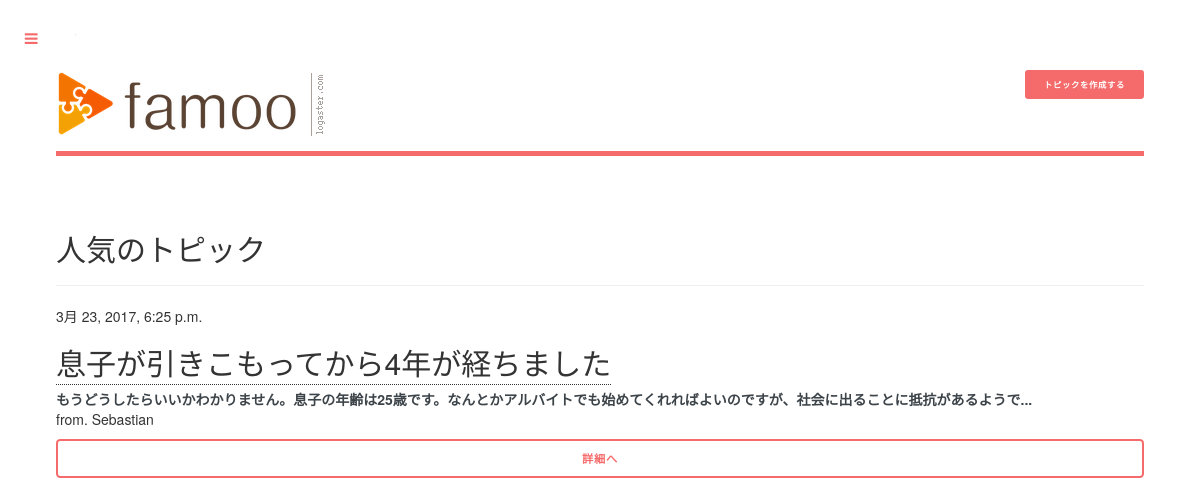
Page /counsel/ on the committed database.
### counsel/models.py (models this page shows, shortened)
class Post(models.Model):
    title = models.CharField(max_length=50)
    content = models.CharField(max_length=500)
    user = models.ForeignKey(FamoUser)
    updated_date = models.DateTimeField(auto_now=True)
    anonymous = models.BooleanField(default=False)
    class Meta:
        abstract = True

class Question(Post):
    hits = models.IntegerField(default=0)
    last_accessed_date = models.DateTimeField(default=datetime.now())

### accounts/models.py (models this page shows)
class FamoUser(AbstractUser):
    birth_date = models.DateField(null=True)
    registered_date = models.DateField(auto_now_add=True, null=True)
    sex = models.IntegerField(null=True)    # add a limit_choices_to
    job = models.IntegerField(null=True)    # add a limit_choices_to
    introduction = models.TextField(default='')
    follows = models.ManyToManyField('self', symmetrical=None)

### counsel/views.py (the view)
# urls.py: url(r'^', views.index, name='index'),
def index(request):
    questions = Question.objects.order_by('-hits')[:20]
    return render(request, 'counsel/index.html', {'questions': questions})

### commons/templatetags/commons_extras.py (called while the page is built)
@register.filter
def cut_text(text, num):
    if len(text) > num:
        return ''.join([text[:num], '...'])
    else:
        return text

@register.filter
def get_categories(num=30):
    return Category.objects.order_by('name')[:num]

@register.inclusion_tag('commons/search_form.html')
def search_form():
    search_form = SearchForm(prefix='search')
    return {'search_form': search_form}

@register.inclusion_tag('commons/modal_libraries.html')
def modal_libraries():
    return {}

### counsel/templatetags/counsel_extras.py (called while the page is built)
@register.inclusion_tag('counsel/popular_question_node.html')
def popular_question_node(question):
    answers = question.answer_set
    if answers.count() > 0:
        return {'question': question, 'top_comment': answers.annotate(rates=Count('good_rators')).order_by('-rates')[0]}
    else:
        return {'question': question}

@register.inclusion_tag('counsel/post_question_form.html')
def post_question_form():
    return {}

@register.inclusion_tag('counsel/post_question_modal.html')
def post_question_modal(user):
    if user.username:
        return {'user': True}
    else:
        return {'user': False}

@register.inclusion_tag('counsel/post_question_modal_scripts.html')
def post_question_modal_scripts():
    return {}

### counsel/templates/counsel/index.html (shortened to what this page needs)
{% extends 'commons/base.html' %}
{% load commons_extras %}
{% load counsel_extras %}
{% load static %}
{% block extend_head %}
{% modal_libraries %}
{% endblock extend_head %}
{% block extend_header_list %}
<button type="button" class="button special small" data-toggle="modal" data-target="#{% if user %}questionModal{% else %}loginModal{% endif %}" id="command">トピックを作成する</button>
{% endblock extend_header_list %}
{% block content %}
<section id="questions">
  <h2>人気のトピック</h2>
  {% for question in questions %}
    <hr>
    {% popular_question_node question %}
  {% endfor %}
</section>
{% endblock content %}

### counsel/templates/counsel/popular_question_node.html (shortened to what this page needs)
{% load commons_extras %}
{% load counsel_extras %}
{{ question.updated_date }}
<h2><a href="{% url 'counsel:detail' question.id %}">{{ question.title }}</a></h2>
<p><strong>{{ question.content|cut_text:70 }}</strong></br>from. {% if question.user.anonymous %}匿名{% else %}{{ question.user }}{% endif %}</p>
<button onclick=location.href="{% url 'counsel:detail' question.id %}" class="button fit">詳細へ</button>

### commons/static/commons/assets/css/main.css (style rules this page uses)
html, body, div, span, applet, object, iframe, h1, h2, h3, h4, h5, h6, p, blockquote, pre, a, abbr, acronym, address, big, cite, code, del, dfn, em, img, ins, kbd, q, s, samp, small, strike, strong, sub, sup, tt, var, b, u, i, center, dl, dt, dd, ol, ul, li, fieldset, form, label, legend, table, caption, tbody, tfoot, thead, tr, th, td, article, aside, canvas, details, embed, figure, figcaption, footer, header, hgroup, menu, nav, output, ruby, section, summary, time, mark, audio, video { margin: 0; padding: 0; border: 0; font-size: 100%; font: inherit; vertical-align: baseline; }
article, aside, details, figcaption, figure, footer, header, hgroup, menu, nav, section { display: block; }
body { line-height: 1; }
body { -webkit-text-size-adjust: none; }
*, *:before, *:after { -moz-box-sizing: border-box; -webkit-box-sizing: border-box; box-sizing: border-box; }
body { -ms-overflow-style: scrollbar; }
body { background: #ffffff; }
body, input, select, textarea { color: #7f888f; font-family: "Open Sans", sans-serif; font-size: 13pt; font-weight: 400; line-height: 1.65; }
@media screen and (max-width: 1680px) { body, input, select, textarea { font-size: 11pt; } }
@media screen and (max-width: 1280px) { body, input, select, textarea { font-size: 10pt; } }
a { -moz-transition: color 0.2s ease-in-out, border-bottom-color 0.2s ease-in-out; -webkit-transition: color 0.2s ease-in-out, border-bottom-color 0.2s ease-in-out; -ms-transition: color 0.2s ease-in-out, border-bottom-color 0.2s ease-in-out; transition: color 0.2s ease-in-out, border-bottom-color 0.2s ease-in-out; border-bottom: dotted 1px; color: #f56a6a; text-decoration: none; }
strong, b { color: #3d4449; font-weight: 600; }
p { margin: 0 0 2em 0; }
h1, h2, h3, h4, h5, h6 { color: #3d4449; font-family: "Roboto Slab", serif; font-weight: 700; line-height: 1.5; margin: 0 0 1em 0; }
h1 a, h2 a, h3 a, h4 a, h5 a, h6 a { color: inherit; text-decoration: none; }
h2 { font-size: 1.75em; }
hr { border: 0; border-bottom: solid 1px rgba(210, 215, 217, 0.75); margin: 2em 0; }
input[type="submit"], input[type="reset"], input[type="button"], button, .button { -moz-appearance: none; -webkit-appearance: none; -ms-appearance: none; appearance: none; -moz-transition: background-color 0.2s ease-in-out, color 0.2s ease-in-out; -webkit-transition: background-color 0.2s ease-in-out, color 0.2s ease-in-out; -ms-transition: background-color 0.2s ease-in-out, color 0.2s ease-in-out; transition: background-color 0.2s ease-in-out, color 0.2s ease-in-out; background-color: transparent; border-radius: 0.375em; border: 0; box-shadow: inset 0 0 0 2px #f56a6a; color: #f56a6a !important; cursor: pointer; display: inline-block; font-family: "Roboto Slab", serif; font-size: 0.8em; font-weight: 700; height: 3.5em; letter-spacing: 0.075em; line-height: 3.5em; padding: 0 2.25em; text-align: center; text-decoration: none; text-transform: uppercase; white-space: nowrap; }
input[type="submit"].fit, input[type="reset"].fit, input[type="button"].fit, button.fit, .button.fit { display: block; margin: 0 0 1em 0; width: 100%; }
input[type="submit"].small, input[type="reset"].small, input[type="button"].small, button.small, .button.small { font-size: 0.6em; }
input[type="submit"].special, input[type="reset"].special, input[type="button"].special, button.special, .button.special { background-color: #f56a6a; box-shadow: none; color: #ffffff !important; }
#main > .inner > section { padding: 6em 0 4em 0 ; border-top: solid 2px rgba(210, 215, 217, 0.75); }
#main > .inner > section:first-of-type { border-top: 0 !important; }
@media screen and (max-width: 1680px) { #main > .inner > section { padding: 5em 0 3em 0 ; } }
@media screen and (max-width: 1280px) { #main > .inner > section { padding: 4em 0 2em 0 ; } }

### rows in the picture
Question: updated_date "3月 23, 2017, 6:25 p.m.", title "息子が引きこもってから4年が経ちました", content "もうどうしたらいいかわかりません。息子の年齢は25歳です。なんとかアルバイトでも始めてくれればよいのですが、社会に出ることに抵抗があるようで...", user "Sebastian"
